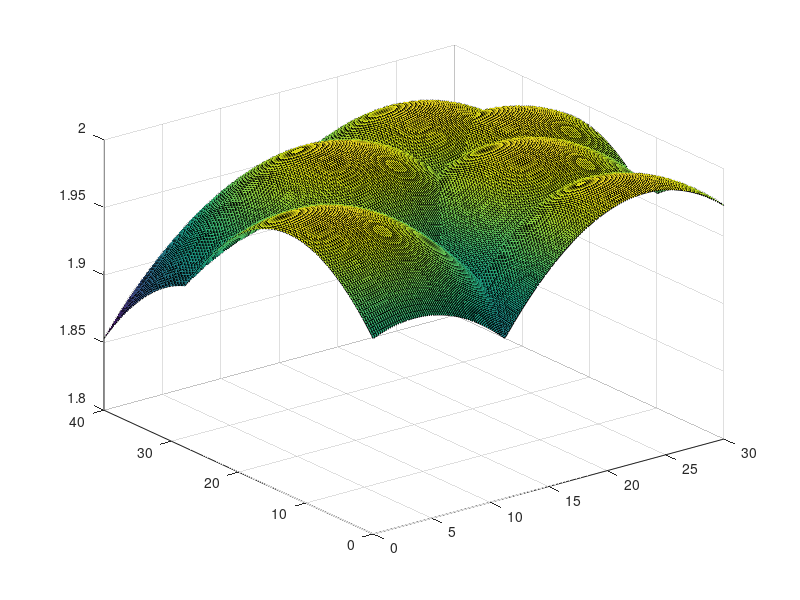

The MATLAB source for this figure: (Note: this script raises an error after producing the figure.)
clc; clear; close all;

xMax = 30;
yMax = 40;
N = 180;
mounts = 6;


x = linspace(0, xMax, N);
y = linspace(0, yMax, N);
[X, Y] = meshgrid(x, y);

xm = x(randperm(N, mounts));
ym = y(randperm(N, mounts));


Z1 = 0;
for i = 1:mounts
%     disp(x(i))
    Ztemp = cos((xm(i) - X)/xMax) + cos((ym(i) - Y)/yMax);
    if i > 1
        Z1 = max(Z1, Ztemp);
    else
        Z1 = Ztemp;
    end
        
    
%     pause(2)
end
surf(X, Y, Z1)
fig = gcf;
fig.Color = '#FFFFFF';
shading interp
grid off
axis off

% plot(x, Z1)

% Z = 0;
% for i = 1:mounts
%     Z = Z + cos((xm(i) - X + Y)/xMax);
% end
% 
% surf(X, Y, Z)